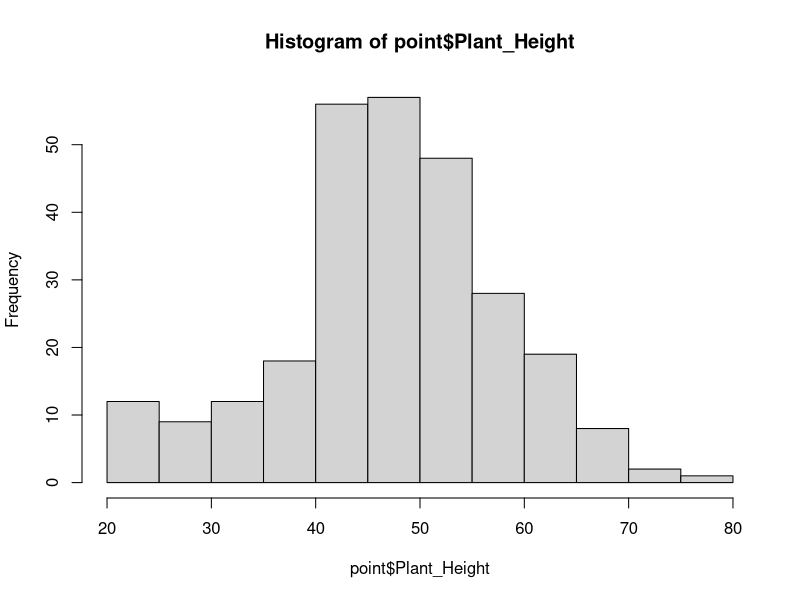
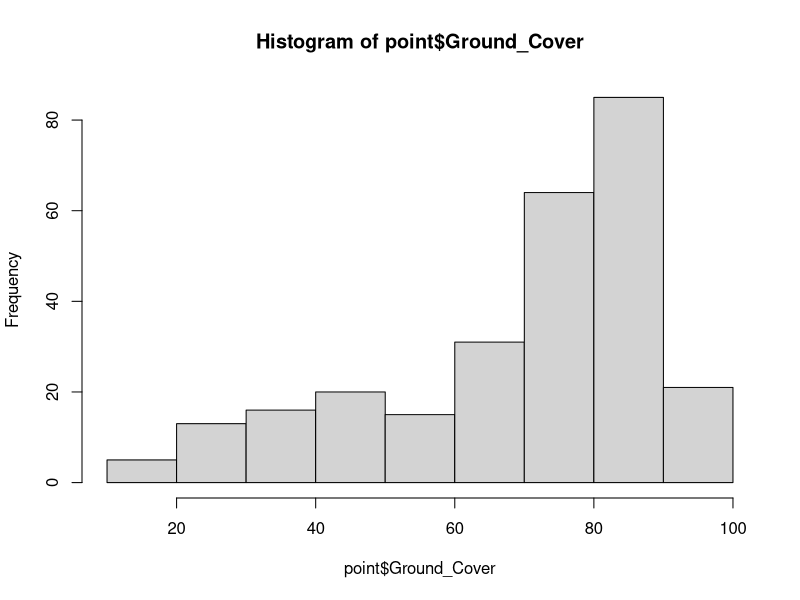

These charts were generated, in order, by the following R code: (Note: this script raises an error after producing the figures.)
options(scipen = 999) #prevents r from automatically displaying large numbers with scientic notation


#This script contains the data prepping, exploration and manipulation before moving into actual analysis


#Libraries----

library("dplyr")
library('vegan')
library("corrplot")
library("tidyr")
library("tibble")


#Data----
point <- read.csv("01. Data/Point_Data.csv")
head(point);dim(point)

field <- read.csv("01. Data/Survey_Data.csv")
head(field);dim(field)

morpho <- read.csv("01. Data/Morphospecies_Data.csv")
head(morpho);dim(morpho)

obs <- read.csv("01. Data/Observation_Data.csv")
head(obs);dim(obs)


#Prepping data----

##Removing unneeded columns----

summary(obs)
obs <- obs[,-which(names(obs) =="Notes")]
obs <- obs[,-which(names(obs) =="Wings")]
head(obs)

head(morpho)
summary(morpho)
morpho <- morpho[,-which(names(morpho)=='NOTES')]
morpho <- morpho[,-which(names(morpho)=='Duplicates')]
morpho <- morpho[,-which(names(morpho)=='Wings')]
morpho <- morpho[,-which(names(morpho)=='Intro_Native')]

summary(point)
hist(point$Plant_Height)
hist(point$Ground_Cover)

summary(field)
field <- field[,-which(names(field)=='Notes')]
field <- field[,-c(7:16)]
field <- field[,-which(names(field) =="NDVIsum_Field")] 
field <- field[,-which(names(field) =="Sample_Date")] 
field <- field[,-which(names(field) =="Potato_Varient_1")] 
field <- field[,-which(names(field) =="Potato_Varient_2")] 
 

table(field$X500m_Prop_Build) #high proportion of zeros makes it unsuitable for modelling 
field <- field[,-which(names(field) =="X500m_Prop_Build")]

table(field$X500m_Prop_Nat_Graze) #high proportion of zeros makes it unsuitable for modelling
field <- field[,-which(names(field) =="X500m_Prop_Nat_Graze")]

table(field$X500m_Rip_Prop)
table(field$X500m_Prop_Crops)
table(field$X500m_Prop_Water)


table(field$X1km_Prop_Build)#Not enough variation in data - unsuitable for modelling
field <- field[,-which(names(field) =="X1km_Prop_Build")]

table(field$X1km_Prop_Nat)#high proportion of zeros makes it unsuitable for modelling 
field <- field[,-which(names(field) =="X1km_Prop_Nat")]

table(field$X1km_Rip_Prop)
table(field$X1km_Prop_Crops)
table(field$X1km_Prop_Water)
table(field$X1km_Prop_Nat_Graze) #high proportion of zeros makes it unsuitable for modelling 
field <- field[,-which(names(field) =="X1km_Prop_Nat_Graze")]

##Some data fixes for functional groups----

table(morpho$Size)
morpho$Size[morpho$Size == "5-Oct"] <- "5-10"
morpho$Size[morpho$Size == "Oct-15"] <- "10-15"

#Since all levels greater then 10mm only have 1 morphospecies will combine together to  >10
morpho$Size[morpho$Size == ">30"] <- ">10"
morpho$Size[morpho$Size == "20-30"] <- ">10"
morpho$Size[morpho$Size == "15-20"] <- ">10"
morpho$Size[morpho$Size == "10-15"] <- ">10"

table(morpho$Size)
morpho$Size[is.na(morpho$Size)] <- "No_Size"

table(morpho$Trophic)
morpho$Trophic[morpho$Trophic == "Ominvore"] <- "Omnivore"


table(morpho$Hunting.Style)
morpho$Hunting.Style[is.na(morpho$Hunting.Style)] <- "Non-Predator"

#Correlation for environmental variables----

cordata <- data.frame(ID = point$Survey_Field,Height = point$Plant_Height,GC = point$Ground_Cover,Position = point$Spatial_Position)

cordata <- merge(cordata,field, by = "ID")

head(cordata);dim(cordata)

cordata <- cordata %>% dplyr::select(Height, GC, Position,Day_Sampled,Crop_Age_Days,Field_Area_m2,X500m_Prop_Crops,X500m_Prop_Water,X1km_Prop_Crops,X1km_Prop_Water,NDVImean_Field,NDVIsum_500m,NDVIsum_1km,X500m_Rip_Prop,X1km_Rip_Prop)

cordata$Position[cordata$Position == 'Outer'] <- 1
cordata$Position[cordata$Position == 'Inner'] <- 2
cordata$Position <- as.numeric(cordata$Position)

str(cordata)#checking for any other character variables
cor <- cor(cordata,method = "spearman")
colnames(cor) <- c("Height", "GC", "Position","Day Sampled","Crop Age","Field Area","Cropping 500m","Water 500m","Cropping 1000m","Water 1000m","Field NDVI (M)","NDVI 500m (S)","NDVI 1000m (S)","Riparian 500m","Riparian 1000m")
rownames(cor) <- c("Height", "GC", "Position","Day Sampled","Crop Age","Field Area","Cropping 500m","Water 500m","Cropping 1000m","Water 1000m","Field NDVI (M)","NDVI 500m (S)","NDVI 1000m (S)","Riparian 500m","Riparian 1000m")

dev.new(height=8,width=8,dpi=80,pointsize=14,noRStudioGD = T)
corrplot::corrplot(cor,method="color",  
                   type="upper",addCoef.col = 'black',number.cex = 0.6)
head(cor)


#Day sampled is needed to account for different sampling days so the ones correlated with this variable need to be removed which are: Cropping 500m, Water 500m, cropping 1km, riparian 500m and riparian 1km

#Checking how many correlated variables are left when remove the ones above
head(cordata)
cordata2 <- cordata %>% dplyr::select(-X500m_Prop_Crops,-X500m_Prop_Water,-X1km_Prop_Crops,-X500m_Rip_Prop,-X1km_Rip_Prop)
cor2 <- cor(cordata2,method = "spearman")

dev.new(height=8,width=8,dpi=80,pointsize=14,noRStudioGD = T)
corrplot::corrplot(cor2,method="color",  
                   type="upper",addCoef.col = 'black',number.cex = 0.6)

#only correlated variable left is NDVI sum 500m and 1km (expected) - will proceed with 1km so it's on the same scale as other landscape variable (water 1km)

head(cor)

#Merging data bases----

variables <- data.frame(Site = point$Site,Height = point$Plant_Height,GC = point$Ground_Cover,Position = point$Spatial_Position,ID = point$Survey_Field)

variables <- merge(variables,field, by = "ID")

head(variables);dim(variables)

variables <- variables %>% dplyr::select(ID,Site,Field,Height, GC, Position,Day_Sampled,Crop_Age_Days,Field_Area_m2,X1km_Prop_Water, NDVImean_Field,NDVIsum_1km)
head(variables);dim(variables)

invert <- data.frame(ID = obs$Site,Morphospecies = obs$Morphospecies)
head(invert)

invert <- merge(invert,morpho,by = "Morphospecies")
head(invert);dim(invert)

##removing wasps, Lepidoptera and serpintine leaf miner
dim(invert)

table(invert$Trophic)
length(which(invert$Trophic == 'Parasite'))
invert <- subset(invert, Trophic != 'Parasite' | is.na(Trophic))

table(invert$Order)
length(which(invert$Order == 'Lepidoptera'))
invert <- subset(invert, Order != 'Lepidoptera' | is.na(Order))

length(invert$Morphospecies[invert$Morphospecies == 'Serpintine_Leaf_Miner'])
invert <- subset(invert, Morphospecies != 'Serpintine_Leaf_Miner' | is.na(Morphospecies))

dim(morpho)

table(morpho$Trophic)
length(which(morpho$Trophic == 'Parasite'))
morpho <- subset(morpho, Trophic != 'Parasite' | is.na(Trophic))

table(morpho$Order)
length(which(morpho$Order == 'Lepidoptera'))
morpho <- subset(morpho, Order != 'Lepidoptera' | is.na(Order))

length(morpho$Morphospecies[morpho$Morphospecies == 'Serpintine_Leaf_Miner'])
morpho <- morpho[morpho$Morphospecies != 'Serpintine_Leaf_Miner',]

##Removing first survey observations
#diversity measures taken weren't reliable so excluded from analysis

head(variables);dim(variables)

length(variables$ID[variables$ID == 'S1_F3'])
variables <- variables[variables$ID != 'S1_F3',]

head(invert);dim(invert)

invert <- invert[!grepl("^S1", invert$ID), ]

#total observations = 2329

setdiff(unique(morpho$Morphospecies), unique(invert$Morphospecies))

#need to remove two from morpho to make sure that its got the same species are were observed
#double checking they aren't there
invert[invert$Morphospecies == 'Whitefly',]
invert[invert$Morphospecies == 'Brown_Weevil',] 
invert[invert$Morphospecies == 'Small_Ant',]

morpho <- morpho[morpho$Morphospecies != 'Brown_Weevil',]
morpho <- morpho[morpho$Morphospecies != 'Small_Ant',]
head(morpho);dim(morpho)

#Checking the groups----
head(invert)
length(point$Site) #total of 270 points

table(invert$Order) #must have more then number of points in order to be included in functional diversity analysis 

table(invert$Order,invert$ID)

table(invert$Order,invert$Trophic)
table(invert$Order,invert$Size)
table(invert$Order,invert$Hunting.Style)

#Prep for taxonomic Modelling----

names(invert)[names(invert) == "ID"] <- "Site"

TaxModel <- data.frame(Site = variables$Site)
head(TaxModel);dim(TaxModel)

##Species Richness----

richness <- aggregate(Morphospecies ~ Site, data = invert, FUN = function(x) length(unique(x)))
TaxModel <- merge(TaxModel,richness,by = "Site",all.x = T)
head(TaxModel);dim(TaxModel)
colnames(TaxModel)[2] <- "Species_Rich"
head(TaxModel);dim(TaxModel)

min(TaxModel$Species_Rich,na.rm=T)
max(TaxModel$Species_Rich,na.rm=T)

TaxModel$Species_Rich[is.na(TaxModel$Species_Rich)] <- 0

##Diversity (Inverse Simpson's diversity index)----

#diversity(table(x), index = "invsimpson")
#table (x) makes a table of species counts which is used to calculate diversity

diversity <- aggregate(Morphospecies ~ Site, data = invert, FUN = function(x) diversity(table(x), index = "invsimpson"))
TaxModel <- merge(TaxModel,diversity,by = "Site",all.x = T)
head(TaxModel);dim(TaxModel)
colnames(TaxModel)[3] <- "Diversity"
head(TaxModel);dim(TaxModel)

min(TaxModel$Diversity,na.rm=T)
max(TaxModel$Diversity,na.rm=T)

TaxModel$Diversity[is.na(TaxModel$Diversity)] <- 0

##Adding Variables and XY Coordinates----

TaxModel <- merge(TaxModel,variables,by = "Site")
head(TaxModel);dim(TaxModel)

#need XY in data to check for spatial autocorrelation in models later on in process

head(point);dim(point)

coords <- point %>% dplyr::select(Site, X_Cor,Y_Cor,Survey)
head(coords);dim(coords)

coords <- coords[coords$Survey != 1, ]
coords$Survey <- NULL

TaxModel <- merge(TaxModel,coords,by = "Site")
head(TaxModel);dim(TaxModel)


#Setting up for RLQ Analysis----

##L Data (Site x Species)----

head(invert);dim(invert)

#filter for orders included in functional analysis

invert_filtered <- invert[invert$Order %in% c("Araneae", "Coleoptera", "Hemiptera"), ]

head(invert_filtered);dim(invert_filtered)

#Count occurrences of each morphospecies at each site
L_table <- invert_filtered %>%
  group_by(Site, Morphospecies) %>%
  summarise(abundance = n(), .groups = 'drop') %>%
  pivot_wider(names_from = Morphospecies, 
              values_from = abundance, 
              values_fill = 0)
head(L_table);dim(L_table)
L_table[1,1]

#Convert to data frame with sites as row names
L_matrix <- L_table %>%
  column_to_rownames("Site") %>%
  as.data.frame()
head(L_matrix);dim(L_matrix)

##Q Data (Species x Trait)----

head(invert_filtered)

#Get unique morphospecies with traits
Q_table <- invert_filtered %>%
  select(Morphospecies, Order, Size, Hunting.Style, Trophic) %>%
  distinct()
head(Q_table);dim(Q_table)

Q_matrix <- Q_table %>%
  column_to_rownames("Morphospecies") %>%
  as.data.frame()
head(Q_matrix);dim(Q_matrix)


##R Data (Site x Environmental)----

head(variables);dim(variables)

R_table <- variables %>%
  select(-ID, -Field)
head(R_table);dim(R_table)

#to make the next part transform correctly
R_table <- as.data.frame(R_table)
rownames(R_table) <- NULL

R_matrix <- R_table %>%
  column_to_rownames("Site") %>%
  as.data.frame()

##Checking that it worked----

#first up is sites

sites_L <- rownames(L_matrix)
sites_R <- rownames(R_matrix)

if (!all(sites_L %in% sites_R)) {
  warning("Some sites in L table are not in R table")
  print(setdiff(sites_L, sites_R))
} #looks good

if (!all(sites_R %in% sites_L)) {
  warning("Some sites in R table are not in L table")
  print(setdiff(sites_R, sites_L))
} #not all sites in L table

#fix missing sites and make sure sites are in the same order for both
common_sites <- intersect(sites_L, sites_R)
L_matrix <- L_matrix[common_sites, ]
R_matrix <- R_matrix[common_sites, ]

sites_L.2 <- rownames(L_matrix)
sites_R.2 <- rownames(R_matrix)

if (!all(sites_R.2 %in% sites_L.2)) {
  warning("Some sites in R table are not in L table")
  print(setdiff(sites_R.2, sites_L.2))
} #fixed they match

#Now checking morphospecies 

species_L <- colnames(L_matrix)
species_Q <- rownames(Q_matrix)

if (!all(species_L %in% species_Q)) {
  warning("Some morphospecies in L table are not in Q table")
  print(setdiff(species_L, species_Q))
} #looks good

if (!all(species_Q %in% species_L)) {
  warning("Some morphospecies in Q table are not in L table")
  print(setdiff(species_Q, species_L))
} #looks good

#match Q order to L
Q_matrix <- Q_matrix[species_L, ]

##Fixing missing values----

any(is.na(L_matrix)) #No NA's
any(is.na(R_matrix)) #No NA's
any(is.na(Q_matrix)) #No NA's

#Traits need to be factors

Q_matrix[] <- lapply(Q_matrix, as.factor)
str(Q_matrix)

levels(Q_matrix$Size)
Q_matrix$Size <- factor(Q_matrix$Size, 
                        levels = c("0-2.5", "2.5-5", "5-10", 
                                   ">10", "No_Size", "Unknown"),
                        ordered = TRUE)
levels(Q_matrix$Size)

#then also for position
R_matrix$Position <- as.factor(R_matrix$Position)


##IF I WANT TO TRANSFORM ABUNDANCE TO PRES ABS----


# Hellinger transformation (recommended for abundance data)
# This gives less weight to very abundant species
#L_hellinger <- decostand(L_matrix, method = "hellinger")

# Alternative: presence/absence
# L_pa <- decostand(L_matrix, method = "pa")
